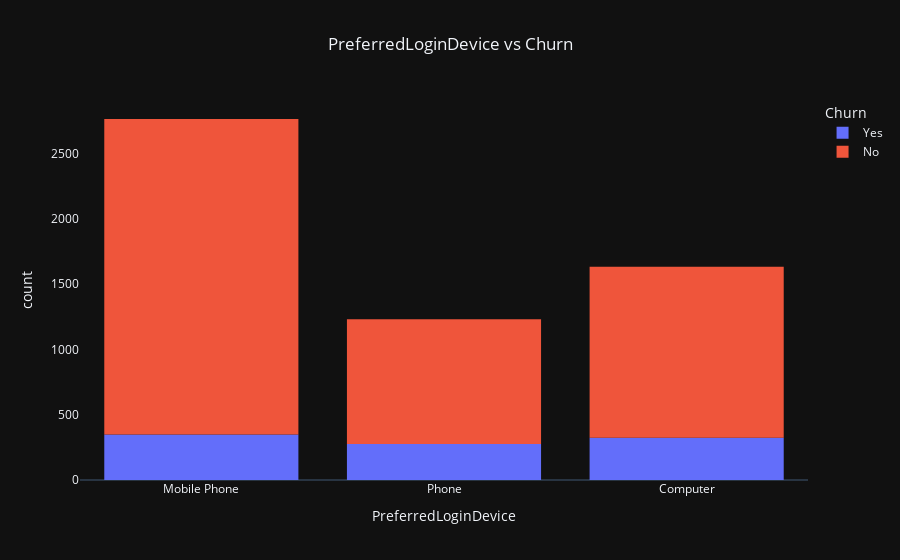
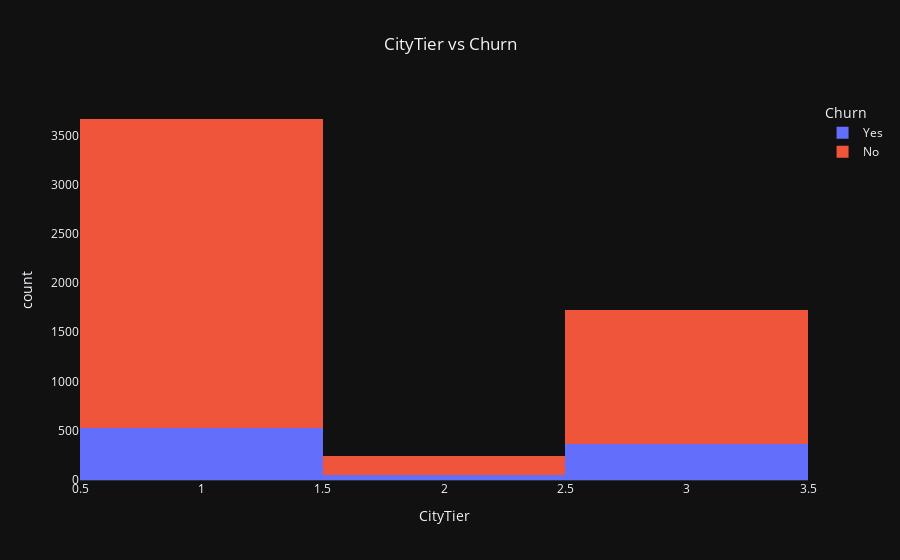
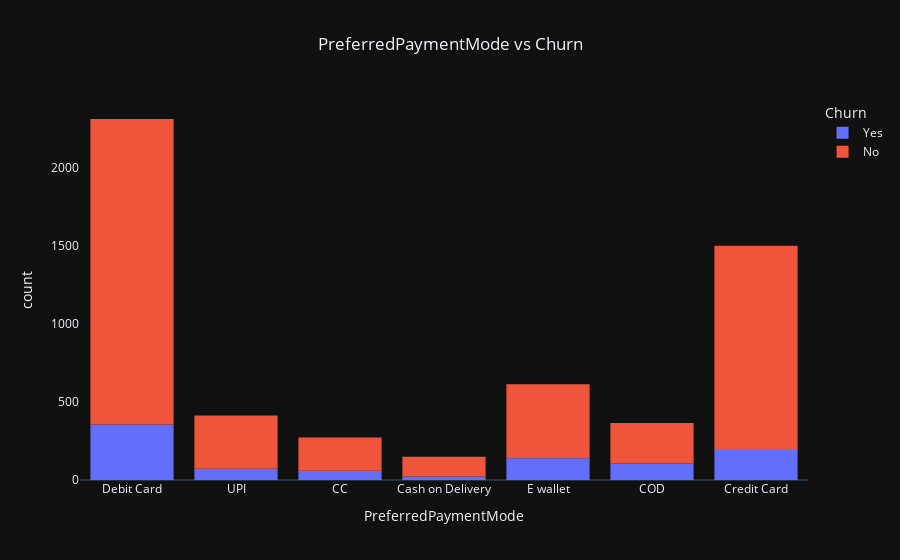
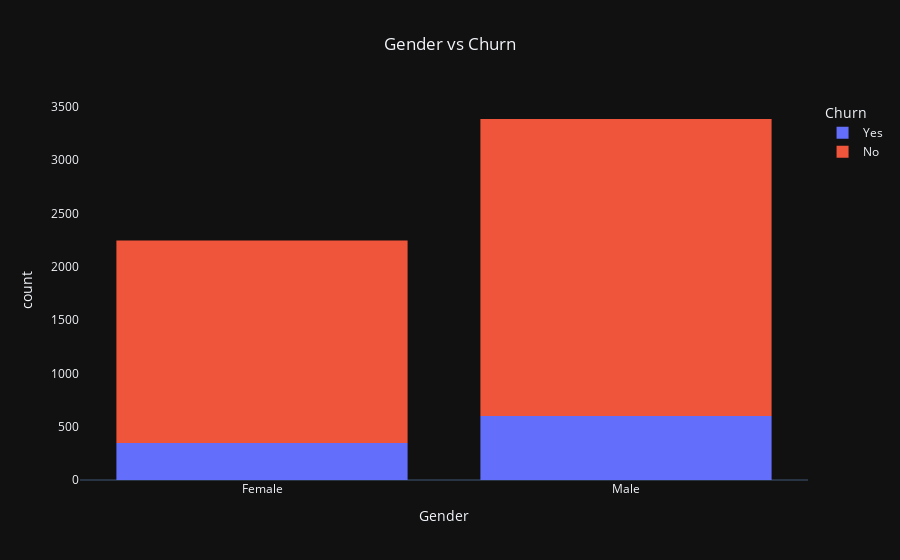

Source (notebook cell) for these figures, in order:
### Code cell
col_list = ["PreferredLoginDevice","CityTier","PreferredPaymentMode","Gender","PreferedOrderCat","MaritalStatus","Complain"]
for col in col_list:
    histogram_visualization(col)

### Figure 1 — Plotly figure (JSON) as saved in the notebook; plotly's stock layout.template omitted (floating-point values rounded to 4 significant figures; data arrays with more than 128 entries replaced by an {"elided": "..."} marker saying what was removed)
{"data": [{"alignmentgroup": "True", "bingroup": "x", "hovertemplate": "Churn=Yes<br>PreferredLoginDevice=%{x}<br>count=%{y}<extra></extra>", "legendgroup": "Yes", "marker": {"color": "#636efa", "pattern": {"shape": ""}}, "name": "Yes", "offsetgroup": "Yes", "orientation": "v", "showlegend": true, "type": "histogram", "x": {"elided": "948 str values"}, "xaxis": "x", "yaxis": "y"}, {"alignmentgroup": "True", "bingroup": "x", "hovertemplate": "Churn=No<br>PreferredLoginDevice=%{x}<br>count=%{y}<extra></extra>", "legendgroup": "No", "marker": {"color": "#EF553B", "pattern": {"shape": ""}}, "name": "No", "offsetgroup": "No", "orientation": "v", "showlegend": true, "type": "histogram", "x": {"elided": "4682 str values"}, "xaxis": "x", "yaxis": "y"}], "layout": {"barmode": "relative", "legend": {"title": {"text": "Churn"}, "tracegroupgap": 0}, "title": {"text": "PreferredLoginDevice vs Churn", "x": 0.5}, "xaxis": {"anchor": "y", "domain": [0, 1], "showgrid": false, "title": {"text": "PreferredLoginDevice"}}, "yaxis": {"anchor": "x", "domain": [0, 1], "showgrid": false, "title": {"text": "count"}}}}

### Figure 2 — Plotly figure (JSON) as saved in the notebook; plotly's stock layout.template omitted (floating-point values rounded to 4 significant figures; data arrays with more than 128 entries replaced by an {"elided": "..."} marker saying what was removed)
{"data": [{"alignmentgroup": "True", "bingroup": "x", "hovertemplate": "Churn=Yes<br>CityTier=%{x}<br>count=%{y}<extra></extra>", "legendgroup": "Yes", "marker": {"color": "#636efa", "pattern": {"shape": ""}}, "name": "Yes", "offsetgroup": "Yes", "orientation": "v", "showlegend": true, "type": "histogram", "x": {"elided": "948 int values"}, "xaxis": "x", "yaxis": "y"}, {"alignmentgroup": "True", "bingroup": "x", "hovertemplate": "Churn=No<br>CityTier=%{x}<br>count=%{y}<extra></extra>", "legendgroup": "No", "marker": {"color": "#EF553B", "pattern": {"shape": ""}}, "name": "No", "offsetgroup": "No", "orientation": "v", "showlegend": true, "type": "histogram", "x": {"elided": "4682 int values"}, "xaxis": "x", "yaxis": "y"}], "layout": {"barmode": "relative", "legend": {"title": {"text": "Churn"}, "tracegroupgap": 0}, "title": {"text": "CityTier vs Churn", "x": 0.5}, "xaxis": {"anchor": "y", "domain": [0, 1], "showgrid": false, "title": {"text": "CityTier"}}, "yaxis": {"anchor": "x", "domain": [0, 1], "showgrid": false, "title": {"text": "count"}}}}

### Figure 3 — Plotly figure (JSON) as saved in the notebook; plotly's stock layout.template omitted (floating-point values rounded to 4 significant figures; data arrays with more than 128 entries replaced by an {"elided": "..."} marker saying what was removed)
{"data": [{"alignmentgroup": "True", "bingroup": "x", "hovertemplate": "Churn=Yes<br>PreferredPaymentMode=%{x}<br>count=%{y}<extra></extra>", "legendgroup": "Yes", "marker": {"color": "#636efa", "pattern": {"shape": ""}}, "name": "Yes", "offsetgroup": "Yes", "orientation": "v", "showlegend": true, "type": "histogram", "x": {"elided": "948 str values"}, "xaxis": "x", "yaxis": "y"}, {"alignmentgroup": "True", "bingroup": "x", "hovertemplate": "Churn=No<br>PreferredPaymentMode=%{x}<br>count=%{y}<extra></extra>", "legendgroup": "No", "marker": {"color": "#EF553B", "pattern": {"shape": ""}}, "name": "No", "offsetgroup": "No", "orientation": "v", "showlegend": true, "type": "histogram", "x": {"elided": "4682 str values"}, "xaxis": "x", "yaxis": "y"}], "layout": {"barmode": "relative", "legend": {"title": {"text": "Churn"}, "tracegroupgap": 0}, "title": {"text": "PreferredPaymentMode vs Churn", "x": 0.5}, "xaxis": {"anchor": "y", "domain": [0, 1], "showgrid": false, "title": {"text": "PreferredPaymentMode"}}, "yaxis": {"anchor": "x", "domain": [0, 1], "showgrid": false, "title": {"text": "count"}}}}

### Figure 4 — Plotly figure (JSON) as saved in the notebook; plotly's stock layout.template omitted (floating-point values rounded to 4 significant figures; data arrays with more than 128 entries replaced by an {"elided": "..."} marker saying what was removed)
{"data": [{"alignmentgroup": "True", "bingroup": "x", "hovertemplate": "Churn=Yes<br>Gender=%{x}<br>count=%{y}<extra></extra>", "legendgroup": "Yes", "marker": {"color": "#636efa", "pattern": {"shape": ""}}, "name": "Yes", "offsetgroup": "Yes", "orientation": "v", "showlegend": true, "type": "histogram", "x": {"elided": "948 str values"}, "xaxis": "x", "yaxis": "y"}, {"alignmentgroup": "True", "bingroup": "x", "hovertemplate": "Churn=No<br>Gender=%{x}<br>count=%{y}<extra></extra>", "legendgroup": "No", "marker": {"color": "#EF553B", "pattern": {"shape": ""}}, "name": "No", "offsetgroup": "No", "orientation": "v", "showlegend": true, "type": "histogram", "x": {"elided": "4682 str values"}, "xaxis": "x", "yaxis": "y"}], "layout": {"barmode": "relative", "legend": {"title": {"text": "Churn"}, "tracegroupgap": 0}, "title": {"text": "Gender vs Churn", "x": 0.5}, "xaxis": {"anchor": "y", "domain": [0, 1], "showgrid": false, "title": {"text": "Gender"}}, "yaxis": {"anchor": "x", "domain": [0, 1], "showgrid": false, "title": {"text": "count"}}}}
